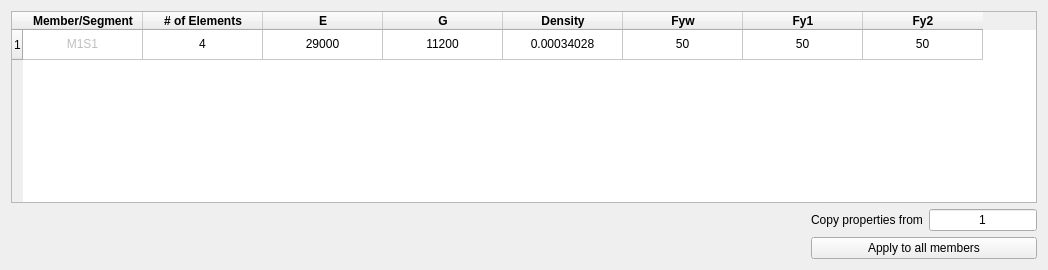
      <widget class="QWidget" name="Mem_properties_tab">
       <attribute name="title">
        <string>Member Properties</string>
       </attribute>
       <layout class="QVBoxLayout" name="verticalLayout_5">
        <item>
         <widget class="QTableWidget" name="Member_Properties_Table">
          <property name="dragDropMode">
           <enum>QAbstractItemView::NoDragDrop</enum>
          </property>
          <property name="alternatingRowColors">
           <bool>true</bool>
          </property>
          <attribute name="horizontalHeaderDefaultSectionSize">
           <number>120</number>
          </attribute>
          <row>
           <property name="text">
            <string>1</string>
           </property>
          </row>
          <column>
           <property name="text">
            <string>Member/Segment</string>
           </property>
           <property name="font">
            <font>
             <weight>75</weight>
             <bold>true</bold>
            </font>
           </property>
          </column>
          <column>
           <property name="text">
            <string># of Elements</string>
           </property>
           <property name="font">
            <font>
             <weight>75</weight>
             <bold>true</bold>
            </font>
           </property>
          </column>
          <column>
           <property name="text">
            <string>E</string>
           </property>
           <property name="font">
            <font>
             <weight>75</weight>
             <bold>true</bold>
            </font>
           </property>
          </column>
          <column>
           <property name="text">
            <string>G</string>
           </property>
           <property name="font">
            <font>
             <weight>75</weight>
             <bold>true</bold>
            </font>
           </property>
          </column>
          <column>
           <property name="text">
            <string>Density</string>
           </property>
           <property name="font">
            <font>
             <weight>75</weight>
             <bold>true</bold>
            </font>
           </property>
          </column>
          <column>
           <property name="text">
            <string>Fyw</string>
           </property>
           <property name="font">
            <font>
             <weight>75</weight>
             <bold>true</bold>
            </font>
           </property>
          </column>
          <column>
           <property name="text">
            <string>Fy1</string>
           </property>
           <property name="font">
            <font>
             <weight>75</weight>
             <bold>true</bold>
            </font>
           </property>
          </column>
          <column>
           <property name="text">
            <string>Fy2</string>
           </property>
           <property name="font">
            <font>
             <weight>75</weight>
             <bold>true</bold>
            </font>
           </property>
          </column>
          <item row="0" column="0">
           <property name="text">
            <string>M1S1</string>
           </property>
           <property name="textAlignment">
            <set>AlignHCenter|AlignVCenter|AlignCenter</set>
           </property>
           <property name="flags">
            <set>ItemIsDragEnabled|ItemIsUserCheckable</set>
           </property>
          </item>
          <item row="0" column="1">
           <property name="text">
            <string>4</string>
           </property>
           <property name="textAlignment">
            <set>AlignHCenter|AlignVCenter|AlignCenter</set>
           </property>
          </item>
          <item row="0" column="2">
           <property name="text">
            <string>29000</string>
           </property>
           <property name="textAlignment">
            <set>AlignHCenter|AlignVCenter|AlignCenter</set>
           </property>
          </item>
          <item row="0" column="3">
           <property name="text">
            <string>11200</string>
           </property>
           <property name="textAlignment">
            <set>AlignHCenter|AlignVCenter|AlignCenter</set>
           </property>
          </item>
          <item row="0" column="4">
           <property name="text">
            <string>0.00034028</string>
           </property>
           <property name="textAlignment">
            <set>AlignHCenter|AlignVCenter|AlignCenter</set>
           </property>
          </item>
          <item row="0" column="5">
           <property name="text">
            <string>50</string>
           </property>
           <property name="textAlignment">
            <set>AlignHCenter|AlignVCenter|AlignCenter</set>
           </property>
          </item>
          <item row="0" column="6">
           <property name="text">
            <string>50</string>
           </property>
           <property name="textAlignment">
            <set>AlignHCenter|AlignVCenter|AlignCenter</set>
           </property>
          </item>
          <item row="0" column="7">
           <property name="text">
            <string>50</string>
           </property>
           <property name="textAlignment">
            <set>AlignHCenter|AlignVCenter|AlignCenter</set>
           </property>
          </item>
         </widget>
        </item>
        <item>
         <layout class="QHBoxLayout" name="horizontalLayout_12">
          <item>
           <spacer name="horizontalSpacer_5">
            <property name="orientation">
             <enum>Qt::Horizontal</enum>
            </property>
            <property name="sizeType">
             <enum>QSizePolicy::Expanding</enum>
            </property>
            <property name="sizeHint" stdset="0">
             <size>
              <width>800</width>
              <height>20</height>
             </size>
            </property>
           </spacer>
          </item>
          <item>
           <layout class="QVBoxLayout" name="verticalLayout_3">
            <item>
             <layout class="QGridLayout" name="gridLayout_10">
              <item row="0" column="0">
               <widget class="QLabel" name="Member_prop_copy">
                <property name="text">
                 <string>Copy properties from</string>
                </property>
               </widget>
              </item>
              <item row="0" column="1">
               <widget class="QLineEdit" name="Member_prop_line_edit">
                <property name="text">
                 <string>1</string>
                </property>
                <property name="alignment">
                 <set>Qt::AlignCenter</set>
                </property>
               </widget>
              </item>
             </layout>
            </item>
            <item>
             <widget class="QPushButton" name="Apply_all_member_properties">
              <property name="text">
               <string>Apply to all members</string>
              </property>
             </widget>
            </item>
           </layout>
          </item>
         </layout>
        </item>
       </layout>
      </widget>
